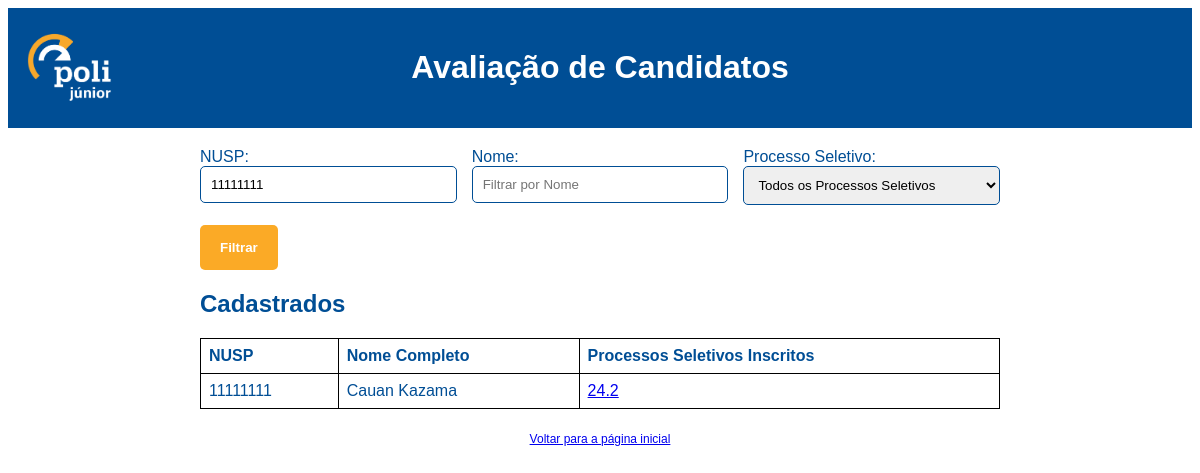
The page /avaliacao_buscar.php?nusp=11111111 on the database its author committed.
### tables this page shows
CREATE TABLE `cadastrados` (
  `nome` varchar(20) NOT NULL,
  `sobrenome` varchar(20) NOT NULL,
  `email` varchar(128) NOT NULL,
  `telefone` varchar(30) NOT NULL,
  `nusp` int(11) NOT NULL,
  `data_de_nascimento` date NOT NULL,
  `ano_de_ingresso` int(11) NOT NULL,
  `curso` varchar(50) NOT NULL,
  `sexualidade` varchar(20) NOT NULL,
  `vulnerabilidade_socioeconomica` tinyint(1) DEFAULT NULL,
  `genero` varchar(30) NOT NULL,
  `etnia` varchar(30) NOT NULL,
  `senha` varchar(20) NOT NULL
);

### avaliacao_buscar.php (the view, shortened to what this page needs)
<?php
include 'connection.php';
$filter_nusp = isset($_GET['nusp']) ? $_GET['nusp'] : '';
$filter_nome = isset($_GET['nome']) ? $_GET['nome'] : '';
$filter_processo_seletivo = isset($_GET['processo_seletivo']) ? $_GET['processo_seletivo'] : '';
$sql = "SELECT c.nusp, c.nome, c.sobrenome, GROUP_CONCAT(i.processo_seletivo SEPARATOR ', ') AS processos_seletivos
        FROM cadastrados c
        LEFT JOIN inscritos i ON c.nusp = i.nusp
        WHERE (c.nusp LIKE '%$filter_nusp%' OR '$filter_nusp' = '')
        AND (CONCAT(c.nome, ' ', c.sobrenome) LIKE '%$filter_nome%' OR '$filter_nome' = '')
        AND (i.processo_seletivo LIKE '%$filter_processo_seletivo%' OR '$filter_processo_seletivo' = '')
        GROUP BY c.nusp, c.nome, c.sobrenome";
$result = $conn->query($sql);
?>
<!DOCTYPE html>
<html lang="en">
<head>
    <link rel="stylesheet" href="form.css">
</head>
<div class="header">
<div class="container">
  <a class="logo" href="menu_avaliador.html">
    <img src="logo_pj.png" alt="Logo da Empresa">
  </a>
  <div class="title">
    <h1>Avaliação de Candidatos</h1>
  </div>
</div>
</div>
<body>
<div class="container">
    <form action="avaliacao_buscar.php" method="get">
    <div class="input-group">
    <div class="input-third">
        <label for="nusp">NUSP:</label>
        <input type="text" id="nusp" name="nusp" value="<?php echo htmlspecialchars($filter_nusp); ?>" placeholder="Filtrar por NUSP">
        <br>
    </div>
    <div class="input-third">
        <label for="nome">Nome:</label>
        <input type="text" id="nome" name="nome" value="<?php echo htmlspecialchars($filter_nome); ?>" placeholder="Filtrar por Nome">
        <br>
    </div>
    <div class="input-third">
        <label for="processo_seletivo">Processo Seletivo:</label>
        <select id="processo_seletivo" name="processo_seletivo">
            <option value="">Todos os Processos Seletivos</option>
        </select>
        <br>
    </div>
    </div>
        <input type="submit" name="submit" value="Filtrar">
    </form>
    <h2>Cadastrados</h2>
    <table>
        <thead>
            <tr>
                <th>NUSP</th>
                <th>Nome Completo</th>
                <th>Processos Seletivos Inscritos</th>
            </tr>
        </thead>
        <tbody>
            <?php if ($result->num_rows > 0): ?>
                <?php while($row = $result->fetch_assoc()): ?>
                    <tr>
                        <td><?php echo htmlspecialchars($row['nusp']); ?></td>
                        <td><?php echo htmlspecialchars($row['nome'] . ' ' . $row['sobrenome']); ?></td>
                        <td>
                            <?php
                            $processos_seletivos = explode(', ', $row['processos_seletivos']);
                            foreach ($processos_seletivos as $processo_seletivo) {
                                echo "<a href='candidato.php?nusp=" . htmlspecialchars($row['nusp']) . "&processo_seletivo=" . htmlspecialchars($processo_seletivo) . "'>" . htmlspecialchars($processo_seletivo) . "</a><br>";
                            }
                            ?>
                        </td>
                    </tr>
                <?php endwhile; ?>
            <?php else: ?>
                <tr>
                    <td colspan="3">Nenhum candidato encontrado com os critérios de busca fornecidos.</td>
                </tr>
            <?php endif; ?>
        </tbody>
    </table>
    <div class="container" style="text-align: center;">
    <a href="menu_avaliador.html" style="font-size: 12px;">Voltar para a página inicial</a>
  </div>
</div>
</body>
</html>

### form.css (style rules this page uses)
body { background-color: #ffffff; color: #004E95; font-family: Arial, sans-serif; }
h2 { color: #004E95; }
.input-group { display: flex; justify-content: space-between; margin-bottom: 20px; }
.input-group label { margin-bottom: 5px; }
.input-third { width: calc(33.33% - 10px); }
label { color: #004E95; }
input[type="text"], input[type="email"], input[type="date"], input[type="number"], select { width: 100%; padding: 10px; margin-bottom: 0px; border: 1px solid #004E95; border-radius: 5px; box-sizing: border-box; }
input[type="submit"] { background-color: #FBAA26; color: #ffffff; border: none; padding: 15px 20px; border-radius: 5px; cursor: pointer; font-weight: bold; }
.container { max-width: 800px; margin: 0 auto; padding: 20px; }
.header { background-color: #004E95; color: #ffffff; padding: 0px; display: flex; align-items: center; }
.logo { display: inline-block; margin-right: 20px; position: absolute; top: 27px; left: 20px; }
.logo img { height: 80px; }
.title { display: inline-block; }

### avaliacao_buscar.php (style rules this page uses)
table { width: 100%; border-collapse: collapse; }
table, th, td { border: 1px solid black; }
th, td { padding: 8px; text-align: left; }

### rows shown on the page
cadastrados: nusp "11111111", nome+sobrenome "Cauan Kazama", processo_seletivo "24.2"
